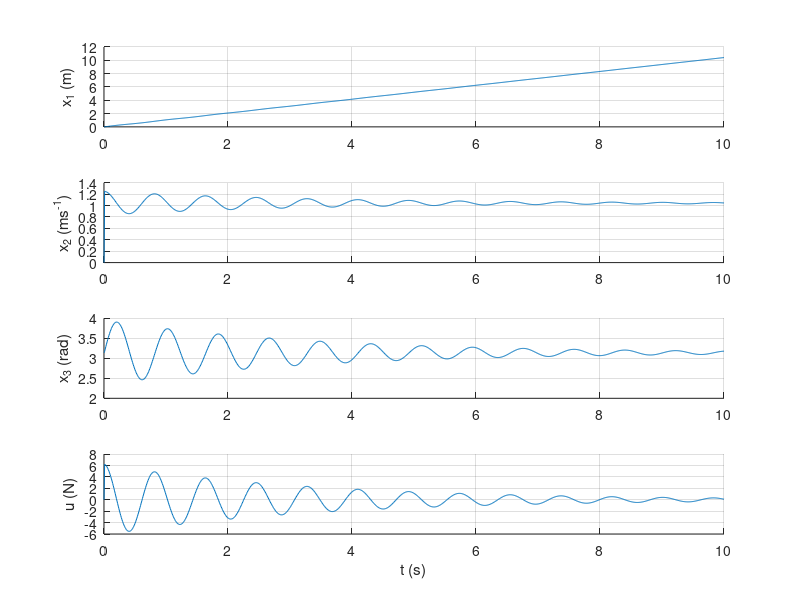

Recreate this plot in MATLAB.
clear; clc; %close all
load linearnySM           % Nacitanie matic stav. modelu
sys=ss(Ac,Bc,Cc,Dc);      % Vytvor. objektu stav. modelu

Ts=0.01;                    % Vzorkovacia perioda [s]
sysd=c2d(sys,Ts,'zoh');     % Diskretizacia stav. modelu
[A,B,C,D]=ssdata(sysd);% Vycit. matic disk. stav. modelu

T=10;                         % Konecny cas simulacie
cas=0:Ts:T;                   % Trvanie a krok simulacie
N=T/Ts;                       % Pocet krokov simulacie
dx0=[0;0;0;0];                % Pociatocny stav systemu

[nx,nu]=size(B);                % Pocet stavov a vstupov
ny=size(C,1);                   % Pocet vystupov
dx=zeros(nx,N);% Prealok. matice pre ukladanie stavov
du=zeros(nu,N);% Prealokacia vektoru vstupov
dy=zeros(ny,N);% Prealok. matice pre ukladanie vystupov
dx(:,1)=dx0;   % Zapis pociatocneho stavu do matice dx
du(:,1)=50;    % Definov. impulzu na zaciatku simulacie

for k=1:N
    dx(:,k+1)=A*dx(:,k)+B*du(:,k);
      dy(:,k)=C*dx(:,k)+D*du(:,k);
end

u=du; x=dx;           % Transf. suradnic z du/dx na u/x
x(3,:)=x(3,:)+pi;     % ...
y=C*x;                % Transf. y pomocou matice vystupu
save sysd             % Uloz. diskretneho stav. modelu 

% Vykreslenie stavov kyvadla v case a vstupu
figure('color','w')         % Otvorenie grafickeho okna
subplot(4,1,1)              % Prvy z podgrafov
hold on
plot(cas,x(1,:)); grid on;    % Posunutie vozika + mriezka
ylabel('x_1 (m)');          % Oznacenie osi y
% ylim([0 0.04])
subplot(4,1,2)
hold on
plot(cas,x(2,:)); grid on;    % Rychlost vozika
% ylim([-0.2 0.2])
ylabel('x_2 (ms^{-1})');
subplot(4,1,3)
hold on
plot(cas,x(3,:)); grid on;    % Uhlova vychylka kyvadla
ylabel('x_3 (rad)');
% ylim([-1 1])
subplot(4,1,4)
hold on
plot(cas,x(4,:)); grid on;    % Uhlova rychlost kyvadla
ylabel('x_4 (rads^{-1})');
% ylim([-4 4])
xlabel('t (s)'); ylabel('u (N)');  % Oznacenie osi x a y

return
A=expm(Ac*Ts);
B=Ac\(A-eye(length(A)))*Bc;